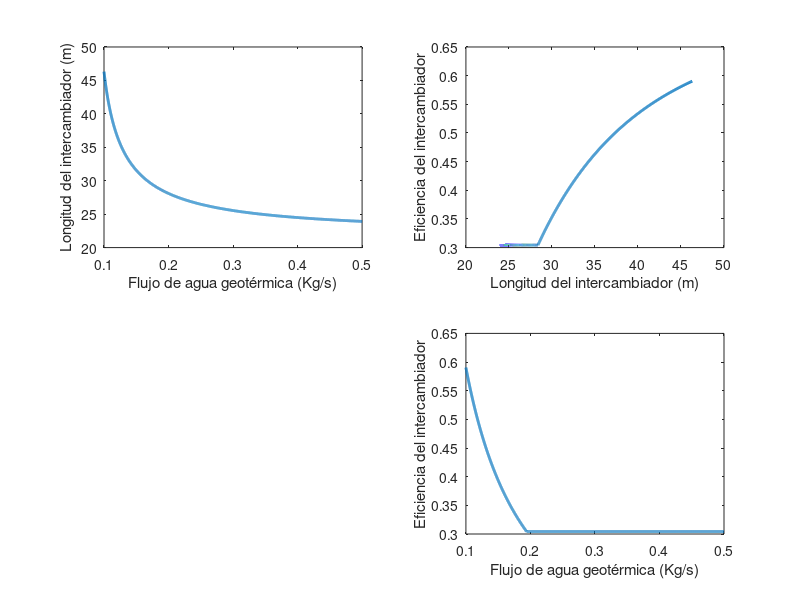

The MATLAB script that drew this image:
clc
clear variables
%Ejercicio 11-48 enunciado b, Cengel.
%Brayan Steven Quitián Espinosa 2182467 - Nestor Alexis Gómez Celis 2182449
%Fenomenos de transporte II, grupo L2.
%Profesor Duban Garcia
%03/09/2021 

%Datos 
%Datos extra
di=0.008; %m
U=0.55; %kW/(m^2°C)
i=1;

%Agua (c)
Tci=25; %°C
Tce=60; %°C
mc=0.2; %kg/s
Cpc=4.18; %kJ/(Kg°C)

%Agua geotérmica (h)
Thi=140; %°C
Cph=4.31; %kJ/(Kg°C)

for mh=0.1:0.0001:0.5
Q(i)=mc*Cpc*(Tce-Tci);   
The(i)=Thi-Q(i)/(mh*Cph);
dTi(i)=Thi-Tci;
dTe(i)=The(i)-Tce;
dTlog(i)=(dTi(i)-dTe(i))/log(dTi(i)/dTe(i));
As(i)=Q(i)/(dTlog(i)*U);
L(i)=As(i)/(pi()*di);
Temp(i)=Thi;
Flujo(i)=mh;
Cc=Cpc*mc;
Ch=Cph*mh;
Cmin=min([Cc Ch]);
Cmax=max([Cc Ch]);
C=Cmin/Cmax; 
NTU(i)=U*As(i)/Cmin;
e(i)=(1-exp(-NTU(i)*(1+C)))/(1+C);
i=i+1;

end

%Grafica
subplot(2,2,1)
plot(Flujo,L,'LineWidth',2)
xlabel('Flujo de agua geotérmica (Kg/s)')
ylabel('Longitud del intercambiador (m)') 

subplot(2,2,4)
plot(Flujo,e,'LineWidth',2)
xlabel('Flujo de agua geotérmica (Kg/s)')
ylabel('Eficiencia del intercambiador') 
  
subplot(2,2,2)
plot(L,e,'LineWidth',2)
xlabel('Longitud del intercambiador (m)')
ylabel('Eficiencia del intercambiador') 
 